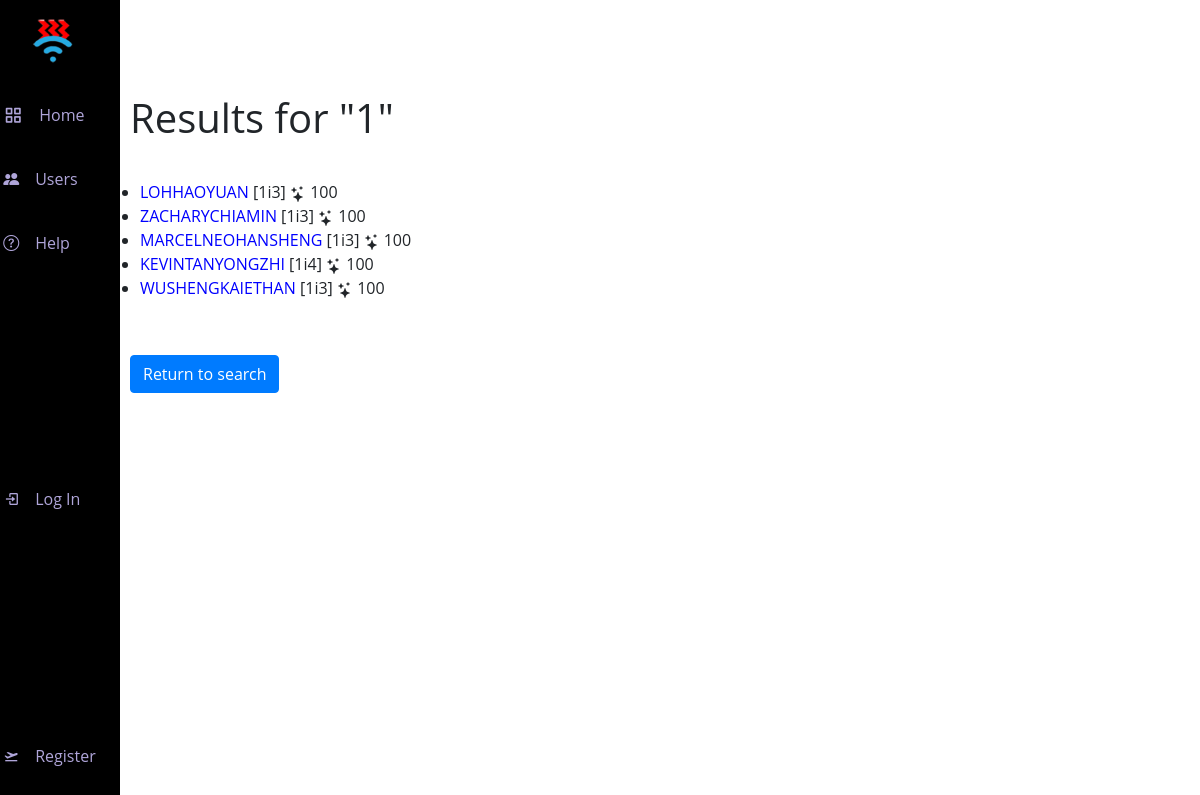
Screenshot of /search with the database file from the repository.
### ourapp/models.py (models this page shows)
class User(AbstractUser):
    hciclass = models.CharField(max_length=3, null=False, blank=False)
    consortium = models.CharField(max_length=8, null=True, blank=True)
    bio = models.TextField(max_length=500, null=True, blank=True)
    reputation = models.IntegerField(null=False, blank=False, default=100)
    email = models.EmailField(null=False, max_length=26, blank=False)
    reputation_multiplier = models.IntegerField(default = 1)
    darkModeOn = models.BooleanField(default=True)
    name_colour = models.CharField(max_length=7, default="#000000")

### ourapp/views.py (the view)
# urls.py: path("search", views.search, name="search"),
def search(request):
    query = str(request.GET.get('q', 1))
    query.strip()
    searchq = query.replace(' ', '')
    search_filter = str(request.GET.get('filter', 1))
    if search_filter == "filter_username":
        searchq = searchq.upper()
        try:
            h = User.objects.get(username=searchq)
            return HttpResponseRedirect(reverse("profile", kwargs={"username":searchq}))
        except:
            data = User.objects.all()
            user_list = []
            for user in data:
                if searchq in user.username:
                    user_list.append(user)
            return render(request, "ourapp/user_search_results.html", {
                "data": user_list,
                "searchq" : query
            })
    else:
        data = User.objects.filter(hciclass__contains=searchq)
        return render(request, "ourapp/user_search_results.html", {
            "data": data,
            "searchq": query
        })

### ourapp/templates/ourapp/user_search_results.html (shortened to what this page needs)
{% extends "ourapp/layout.html" %}
{% block body %}
    <h1 class="needspad">Results for "{{searchq}}"</h1>
    <ul>
        {% for user in data %}
            <li>
                <a href="{% url 'profile' user %}">{{user.username}}</a>
                <span>
                    [{{user.hciclass}}]
                    {{user.reputation}}
                </span>
            </li>
        {% endfor %}
    </ul>
    <h1 class="needspad"><a class="btn btn-primary" href="{% url 'users'%}">Return to search</a></h1>
{% endblock %}

### ourapp/templates/ourapp/layout.html (shortened to what this page needs)
{% load static %}
<!doctype html>
<html lang="en">
  <head>
    <link href="/static/ourapp/styles.css" rel="stylesheet">
    <link href='https://unpkg.com/boxicons@2.1.2/css/boxicons.min.css' rel='stylesheet'>
    <link rel="stylesheet" href="https://cdn.jsdelivr.net/npm/bootstrap-icons@1.8.3/font/bootstrap-icons.css">
    <link rel="stylesheet" href="https://cdn.jsdelivr.net/npm/bootstrap@4.6.1/dist/css/bootstrap.min.css">
  </head>
  <body id="body" >
  <div class="l-navbar" id="nav-bar">
    <nav class="nav">
      <div>
        <span class="nav_logo-name">
          <img width="45" height="45" style="margin-left: 30px; margin-right: 30px; margin-bottom: 30px;" class="d-inline-block align-top2" id="ourhcilogo" src="{% static 'ourapp/ourhci-logo-2.png' %}">
        </span>
        <div class="nav_list">
          <a href="/" class="nav_link" id="a">
            <i class='bx bx-grid-alt nav_icon'></i>
            <span class="nav_name">Home</span>
          </a>
            <a href="/@" class="nav_link" id="c">
              <i class="bi bi-people-fill"></i>
              <span class="nav_name">Users</span>
            </a>
          <a href="/documentation" class="nav_link" id="e">
            <i class="bi bi-question-circle"></i>
            <span class="nav_name">Help</span>
          </a>
        </div>
      </div>
      {% if user.is_authenticated %}
          <a href="{% url 'profile' user%}" class="nav_link">
            <i class='bx bx-user-circle'></i>
            <span class="nav_name">Profile</span>
          </a>
          <a href="{% url 'logout' %}" class="nav_link">
            <i class='bx bx-log-out nav_icon'></i>
            <span class="nav_name">Sign Out</span>
          </a>
        {% else %}
          <a href="{% url 'login'%}" class="nav_link">
            <i class='bx bx-log-in'></i>
            <span class="nav_name">Log In</span>
          </a>
          <a href="{% url 'register'%}" class="nav_link">
            <i class='bx bxs-plane-take-off'></i>
            <span class="nav_name">Register</span>
          </a>
        {% endif %}
      </nav>
    </div>
    <div class="height-100">
      {% block body %}
      {% endblock %}
    </div>
  </body>
</html>

### ourapp/static/ourapp/styles.css (style rules this page uses)
body { font-family: 'Open Sans', sans-serif; background-color: #EAECEF }
.needspad { padding:30px; }
a { color:black; }

### ourapp/templates/ourapp/layout.html (style rules this page uses)
body { font-family: 'Open Sans', sans-serif; background-color: white; padding-left: 100px; position: relative; margin: var(--header-height) 0 0 0; padding: 0 1rem; font-size: var(--normal-font-size); transition: .5s; }
a { color: blue; text-decoration: none; }
img { max-width: 100%; height: auto; }
.needspad { padding: 30px; }
:root { --header-height: 3rem; --nav-width: 68px; --first-color: #000000; --first-color-light: #AFA5D9; --white-color: #F7F6FB; --body-font: 'Nunito', sans-serif; --normal-font-size: 1rem; --z-fixed: 100; }
.l-navbar { position: fixed; top: 0; left: -30%; width: 120px; height: 100vh; background-color: var(--first-color); padding: .5rem 1rem 0 0; transition: .5s; z-index: var(--z-fixed); }
.nav { height: 100%; display: flex; flex-direction: column; justify-content: space-between; overflow: hidden; }
.nav_logo-name { color: var(--white-color); font-weight: 700; }
.nav_icon { font-size: 1.25rem; }
.nav_link { position: relative; color: var(--first-color-light); margin-bottom: 1.5rem; transition: .3s; display: grid; grid-template-columns: max-content max-content; align-items: center; column-gap: 1rem; padding: .5rem 0 .5rem 0.2rem; }
.nav_name { font-size: 10; }
.height-100 { height: 100vh; }
@media screen and (min-width: 768px) { body { margin: calc(var(--header-height) + 1rem) 0 0 0; padding-left: calc(var(--nav-width) + 2rem); } }
@media screen and (min-width: 768px) { .l-navbar { left: 0; padding: 1rem 1rem 0 0; } }

### rows the page displays
User: username "LOHHAOYUAN", hciclass "1i3", reputation "100"
User: username "ZACHARYCHIAMIN", hciclass "1i3", reputation "100"
User: username "MARCELNEOHANSHENG", hciclass "1i3", reputation "100"
User: username "KEVINTANYONGZHI", hciclass "1i4", reputation "100"
User: username "WUSHENGKAIETHAN", hciclass "1i3", reputation "100"

### other values shown
{{ searchq }} "1"
